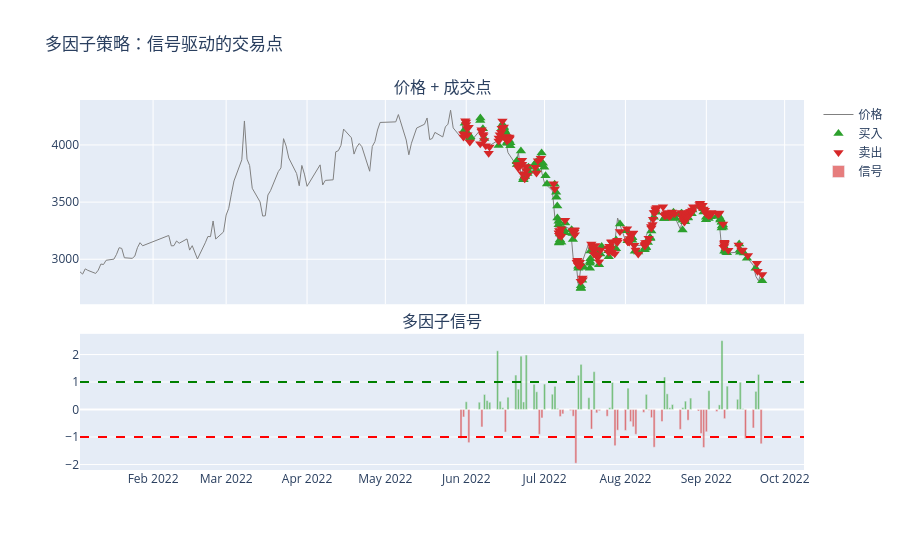

The code cell stored with this chart in its notebook:
### Markdown cell above
## 8. 多因子策略：信号强度与持仓关系

### Code cell
mf_result = results['多因子信号']
fills_df = pd.DataFrame([
    {'time': f.time, 'direction': f.direction.value,
     'offset': f.offset.value, 'price': f.price}
    for f in mf_result.account.fills
])

daily_close = klines['close'].resample('1D').last().dropna()
daily_sig = signal.resample('1D').last().dropna()

fig = make_subplots(rows=2, cols=1, shared_xaxes=True,
                    subplot_titles=['价格 + 成交点', '多因子信号'],
                    row_heights=[0.6, 0.4], vertical_spacing=0.08)

fig.add_trace(go.Scatter(x=daily_close.index, y=daily_close.values,
                          name='价格', line=dict(color='gray', width=1)), row=1, col=1)

if not fills_df.empty:
    buy_opens = fills_df[(fills_df['direction']=='LONG') & (fills_df['offset']=='OPEN')]
    sell_opens = fills_df[(fills_df['direction']=='SHORT') & (fills_df['offset']=='OPEN')]
    fig.add_trace(go.Scatter(
        x=buy_opens['time'], y=buy_opens['price'],
        mode='markers', name='买入', marker=dict(symbol='triangle-up', size=9, color='#2ca02c')
    ), row=1, col=1)
    fig.add_trace(go.Scatter(
        x=sell_opens['time'], y=sell_opens['price'],
        mode='markers', name='卖出', marker=dict(symbol='triangle-down', size=9, color='#d62728')
    ), row=1, col=1)

colors = ['#2ca02c' if v > 0 else '#d62728' for v in daily_sig.values]
fig.add_trace(go.Bar(x=daily_sig.index, y=daily_sig.values,
                      marker_color=colors, opacity=0.6, name='信号'), row=2, col=1)
for thresh in [1.0, -1.0]:
    fig.add_hline(y=thresh, line_dash='dash',
                   line_color='green' if thresh > 0 else 'red', row=2, col=1)

fig.update_layout(title='多因子策略：信号驱动的交易点', height=550, hovermode='x unified')
fig.show()

print(f'总开仓次数: {len(fills_df[fills_df["offset"]=="OPEN"]) if not fills_df.empty else 0}')

### Figure 1 — Plotly figure (JSON) as saved in the notebook; plotly's stock layout.template omitted (floating-point values rounded to 4 significant figures; data arrays with more than 128 entries replaced by an {"elided": "..."} marker saying what was removed)
{"data": [{"line": {"color": "gray", "width": 1}, "name": "价格", "type": "scatter", "x": {"elided": "176 str values"}, "xaxis": "x", "y": {"elided": "176 float values"}, "yaxis": "y"}, {"marker": {"color": "#2ca02c", "size": 9, "symbol": "triangle-up"}, "mode": "markers", "name": "买入", "type": "scatter", "x": {"elided": "182 str values"}, "xaxis": "x", "y": {"elided": "182 float values"}, "yaxis": "y"}, {"marker": {"color": "#d62728", "size": 9, "symbol": "triangle-down"}, "mode": "markers", "name": "卖出", "type": "scatter", "x": {"elided": "192 str values"}, "xaxis": "x", "y": {"elided": "192 float values"}, "yaxis": "y"}, {"marker": {"color": ["#d62728", "#d62728", "#2ca02c", "#d62728", "#2ca02c", "#d62728", "#2ca02c", "#2ca02c", "#2ca02c", "#2ca02c", "#2ca02c", "#2ca02c", "#d62728", "#2ca02c", "#2ca02c", "#2ca02c", "#2ca02c", "#2ca02c", "#2ca02c", "#2ca02c", "#2ca02c", "#d62728", "#d62728", "#2ca02c", "#2ca02c", "#2ca02c", "#2ca02c", "#d62728", "#d62728", "#d62728", "#d62728", "#d62728", "#2ca02c", "#2ca02c", "#2ca02c", "#d62728", "#2ca02c", "#d62728", "#d62728", "#d62728", "#2ca02c", "#2ca02c", "#d62728", "#d62728", "#d62728", "#2ca02c", "#d62728", "#d62728", "#d62728", "#d62728", "#2ca02c", "#d62728", "#d62728", "#d62728", "#d62728", "#2ca02c", "#2ca02c", "#2ca02c", "#2ca02c", "#d62728", "#2ca02c", "#2ca02c", "#d62728", "#2ca02c", "#d62728", "#d62728", "#d62728", "#d62728", "#2ca02c", "#d62728", "#2ca02c", "#2ca02c", "#d62728", "#2ca02c", "#2ca02c", "#2ca02c", "#2ca02c", "#d62728", "#d62728", "#2ca02c", "#2ca02c", "#d62728"]}, "name": "信号", "opacity": 0.6, "type": "bar", "x": ["2022-05-30T00:00:00.000000000", "2022-05-31T00:00:00.000000000", "2022-06-01T00:00:00.000000000", "2022-06-02T00:00:00.000000000", "2022-06-06T00:00:00.000000000", "2022-06-07T00:00:00.000000000", "2022-06-08T00:00:00.000000000", "2022-06-09T00:00:00.000000000", "2022-06-10T00:00:00.000000000", "2022-06-13T00:00:00.000000000", "2022-06-14T00:00:00.000000000", "2022-06-15T00:00:00.000000000", "2022-06-16T00:00:00.000000000", "2022-06-17T00:00:00.000000000", "2022-06-20T00:00:00.000000000", "2022-06-21T00:00:00.000000000", "2022-06-22T00:00:00.000000000", "2022-06-23T00:00:00.000000000", "2022-06-24T00:00:00.000000000", "2022-06-27T00:00:00.000000000", "2022-06-28T00:00:00.000000000", "2022-06-29T00:00:00.000000000", "2022-06-30T00:00:00.000000000", "2022-07-01T00:00:00.000000000", "2022-07-04T00:00:00.000000000", "2022-07-05T00:00:00.000000000", "2022-07-06T00:00:00.000000000", "2022-07-07T00:00:00.000000000", "2022-07-08T00:00:00.000000000", "2022-07-11T00:00:00.000000000", "2022-07-12T00:00:00.000000000", "2022-07-13T00:00:00.000000000", "2022-07-14T00:00:00.000000000", "2022-07-15T00:00:00.000000000", "2022-07-18T00:00:00.000000000", "2022-07-19T00:00:00.000000000", "2022-07-20T00:00:00.000000000", "2022-07-21T00:00:00.000000000", "2022-07-22T00:00:00.000000000", "2022-07-25T00:00:00.000000000", "2022-07-26T00:00:00.000000000", "2022-07-27T00:00:00.000000000", "2022-07-28T00:00:00.000000000", "2022-07-29T00:00:00.000000000", "2022-08-01T00:00:00.000000000", "2022-08-02T00:00:00.000000000", "2022-08-03T00:00:00.000000000", "2022-08-04T00:00:00.000000000", "2022-08-05T00:00:00.000000000", "2022-08-08T00:00:00.000000000", "2022-08-09T00:00:00.000000000", "2022-08-10T00:00:00.000000000", "2022-08-11T00:00:00.000000000", "2022-08-12T00:00:00.000000000", "2022-08-15T00:00:00.000000000", "2022-08-16T00:00:00.000000000", "2022-08-17T00:00:00.000000000", "2022-08-18T00:00:00.000000000", "2022-08-19T00:00:00.000000000", "2022-08-22T00:00:00.000000000", "2022-08-23T00:00:00.000000000", "2022-08-24T00:00:00.000000000", "2022-08-25T00:00:00.000000000", "2022-08-26T00:00:00.000000000", "2022-08-29T00:00:00.000000000", "2022-08-30T00:00:00.000000000", "2022-08-31T00:00:00.000000000", "2022-09-01T00:00:00.000000000", "2022-09-02T00:00:00.000000000", "2022-09-05T00:00:00.000000000", "2022-09-06T00:00:00.000000000", "2022-09-07T00:00:00.000000000", "2022-09-08T00:00:00.000000000", "2022-09-09T00:00:00.000000000", "2022-09-13T00:00:00.000000000", "2022-09-14T00:00:00.000000000", "2022-09-15T00:00:00.000000000", "2022-09-16T00:00:00.000000000", "2022-09-19T00:00:00.000000000", "2022-09-20T00:00:00.000000000", "2022-09-21T00:00:00.000000000", "2022-09-22T00:00:00.000000000"], "xaxis": "x2", "y": [-1.044, -0.271, 0.2821, -1.205, 0.265, -0.6342, 0.5478, 0.3256, 0.2637, 2.136, 0.3002, 0.06533, -0.8194, 0.4476, 1.254, 0.7399, 1.941, 0.275, 1.982, 0.9175, 0.6446, -0.9021, -0.3074, 0.925, 0.5564, 0.8432, 0.03917, -0.2547, -0.16, -0.03893, -0.2435, -1.953, 1.246, 1.643, 0.4302, -0.7114, 1.376, -0.1219, -0.04565, -0.2451, 0.06804, 0.9834, -1.316, -0.7513, -0.761, 0.7774, -0.4389, -0.6277, -0.9011, -0.1051, 0.5504, -0.02692, -0.2959, -1.37, -0.4369, 1.182, 0.5702, 0.06396, 0.1819, -0.724, 0.07076, 0.3048, -0.3893, 0.4156, -0.05344, -0.872, -1.38, -0.8095, 0.6867, -0.07418, 0.1681, 2.505, -0.332, 0.8499, 0.3718, 0.9932, 0.0292, -1.052, -0.6714, 0.6595, 1.276, -1.246], "yaxis": "y2"}], "layout": {"annotations": [{"font": {"size": 16}, "showarrow": false, "text": "价格 + 成交点", "x": 0.5, "xanchor": "center", "xref": "paper", "y": 1, "yanchor": "bottom", "yref": "paper"}, {"font": {"size": 16}, "showarrow": false, "text": "多因子信号", "x": 0.5, "xanchor": "center", "xref": "paper", "y": 0.368, "yanchor": "bottom", "yref": "paper"}], "height": 550, "hovermode": "x unified", "shapes": [{"line": {"color": "green", "dash": "dash"}, "type": "line", "x0": 0, "x1": 1, "xref": "x2 domain", "y0": 1, "y1": 1, "yref": "y2"}, {"line": {"color": "red", "dash": "dash"}, "type": "line", "x0": 0, "x1": 1, "xref": "x2 domain", "y0": -1, "y1": -1, "yref": "y2"}], "title": {"text": "多因子策略：信号驱动的交易点"}, "xaxis": {"anchor": "y", "domain": [0, 1], "matches": "x2", "showticklabels": false}, "xaxis2": {"anchor": "y2", "domain": [0, 1]}, "yaxis": {"anchor": "x", "domain": [0.448, 1]}, "yaxis2": {"anchor": "x2", "domain": [0, 0.368]}}}
